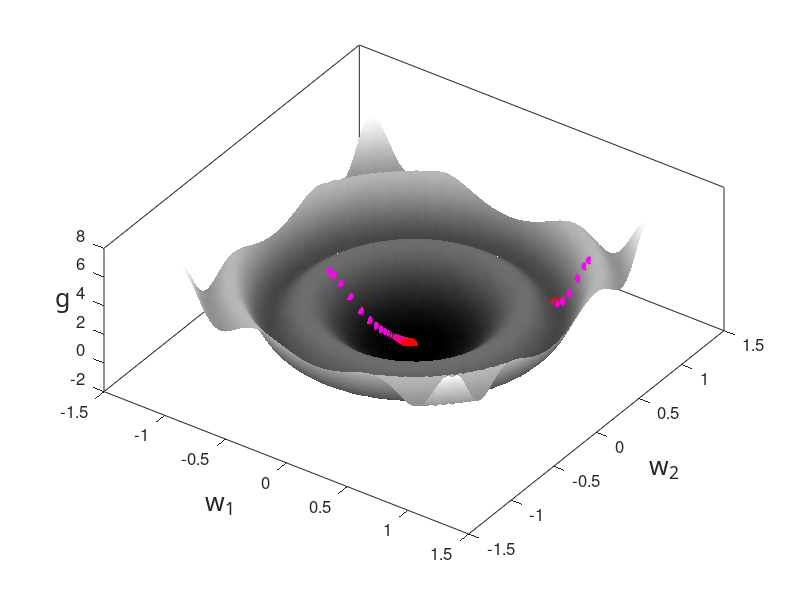

MATLAB code for this plot:
function two_d_grad_wrapper_hw()
% two_d_grad_wrapper.m is a toy wrapper to illustrate the path
% taken by gradient descent depending on the learning rate (alpha) chosen.
% Here alpha is kept fixed and chosen by the use. The corresponding
% gradient steps, evaluated at the objective, are then plotted.  The plotted points on
% the objective turn from green to red as the algorithm converges (or
% reaches a maximum iteration count, preset to 50).
% (nonconvex) function here is 
%
% g(w) = -cos(2*pi*w'*w) + 2*w'*w

%%% runs everything %%%
run_all()


%%%%%%%%%%%% subfunctions %%%%%%%%%%%%
%%% performs gradient descent steps %%%%
    function [w,in,out] = gradient_descent(alpha,w)

    % initializations
    grad_stop = 10^-5;
    max_its = 50;
    iter = 1;
    grad = 1;
    in = [w];
    out = [-cos(2*pi*w'*w) + 2*w'*w];
    % main loop
    while norm(grad) > grad_stop && iter <= max_its
        % take gradient step
        grad =4*pi*w*sin(2*pi*(w'*w))+4*w;   %%% PLACE GRADIENT HERE
        w = w - alpha*grad;

        % update containers
        in = [in, w];
        out = [out, -cos(2*pi*w'*w) + 2*w'*w];

        % update stopers
        iter = iter + 1;
    end
end

function run_all()
    % dials for the toy
    alpha = 10^-2;     % step length/learning rate (for gradient descent). Preset to alpha = 10^-3

    for j = 1:2
        x0 = [-.7;0];         % initial point (for gradient descent)
        if j == 2
            x0 = [.85;.85];
            alpha = 3*10^-3;
        end
        %%% perform gradient descent %%%
        [x,in,out] = gradient_descent(alpha,x0);

        %%% plot function with grad descent objective evaluations %%%
        hold on
        plot_it_all(in,out)
    end
end

%%% plots everything %%%
function plot_it_all(in,out)
    % print function
    [A,b] = make_fun();
    
    % print steps on surface
    plot_steps(in,out,3)
    set(gcf,'color','w');
end

%%% plots everything %%%
function [A,b] = make_fun()
    range = 1.15;                     % range over which to view surfaces
    [a1,a2] = meshgrid(-range:0.04:range);
    a1 = reshape(a1,numel(a1),1);
    a2 = reshape(a2,numel(a2),1);
    A = [a1, a2];
    A = (A.*A)*ones(2,1);
    b = -cos(2*pi*A) + 2*A;
    r = sqrt(size(b,1));
    a1 = reshape(a1,r,r);
    a2 = reshape(a2,r,r);
    b = reshape(b,r,r);
    h = surf(a1,a2,b)
    az = 35;
    el = 60;
    view(az, el);
    shading interp

    
    xlabel('w_1','Fontsize',18,'FontName','cmmi9')
    ylabel('w_2','Fontsize',18,'FontName','cmmi9')
    zlabel('g','Fontsize',18,'FontName','cmmi9')
    set(get(gca,'ZLabel'),'Rotation',0)
    set(gca,'FontSize',12);
    box on
    colormap gray
end

% plot descent steps on function surface
function plot_steps(in,out,dim)
    s = (1/length(out):1/length(out):1)';
    colorspec = [ones(length(out),1) ,zeros(length(out),1),flipud(s)];
    width = (1 + s)*5;
    if dim == 2
        for i = 1:length(out)
            hold on
            plot(in(1,i),in(2,i),'o','Color',colorspec(i,:),'MarkerFaceColor',colorspec(i,:),'MarkerSize',width(i));
        end
    else % dim == 3
        for i = 1:length(out)
            hold on
            plot3(in(1,i),in(2,i),out(i),'o','Color',colorspec(i,:),'MarkerFaceColor',colorspec(i,:),'MarkerSize',width(i));
        end
    end
end

end
